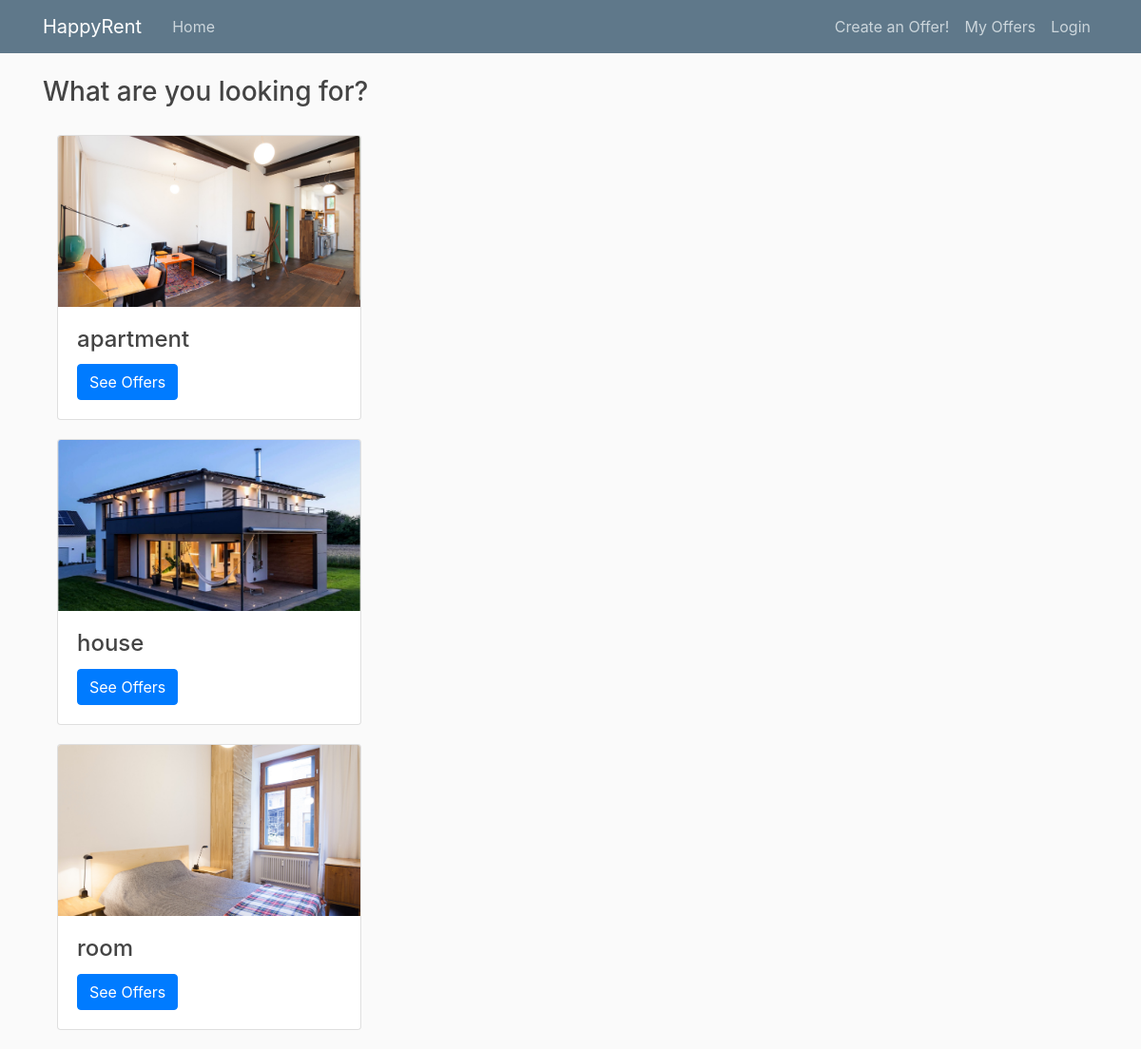
The page /home on the database its author committed.
### property_project/db_models.py (models this page shows, shortened)
class PropertyType(db.Model):
    __tablename__ = 'property_type'
    id = db.Column(db.Integer, primary_key=True)
    type = db.Column(db.String(250), nullable=False)
    date_posted = db.Column(db.DateTime, nullable=False,
                            default=datetime.datetime.utcnow)

### property_project/routes.py (the view)
@app.route("/")
@app.route("/home")
def home():
    property_types = []
    for type in db.session.query(PropertyType).distinct(PropertyType.type)\
            .group_by(PropertyType.type):
        property_types.append(type)
    return render_template('home.html', categories=property_types)

### property_project/templates/home.html
{% extends "layout.html" %}
{% block content %}
<h3>What are you looking for?</h3>
<div class="gap-20"></div>
<div class="card-deck-wrapper">
    <div class="card-deck">
        <div class="col-md-6">
            {% for category in categories %}
            <div class="card">
                {% if category.type == 'house' %}
                    <img class="card-img-top" src="../static/images/house_1.jpg" alt="image of a house">
                {% elif category.type == 'apartment' %}
                    <img class="card-img-top" src="../static/images/apartment_1.jpg" alt="image of an apartment">
                {% else %}
                    <img class="card-img-top" src="../static/images/room_1.jpg" alt="image of a room">
                {% endif %}
                <div class="card-body">
                    <h4 class="card-title">{{ category.type }}</h4>
                    {% if category.type == 'house' %}
                        <a href="{{ url_for('show_houses')}}" class="btn btn-primary stretched-link">See Offers</a>
                    {% elif category.type == 'apartment' %}
                        <a href="{{ url_for('show_apartments')}}" class="btn btn-primary stretched-link">See Offers</a>
                    {% else %}
                        <a href="{{ url_for('show_rooms')}}" class="btn btn-primary stretched-link">See Offers</a>
                    {% endif %}
                </div>
            </div>
            <div class="gap-20"></div>
            {% endfor %}
        </div>
    </div>
</div>
{% endblock content %}

### property_project/static/main.css (style rules this page uses)
body { background: #fafafa; color: #333333; margin-top: 5rem; }
h1, h2, h3, h4, h5, h6 { color: #444444; }
.gap-20 { width:100%; height:20px; }
.card-img-top { width: 100%; height: 15vw; object-fit: cover; }

### rows shown on the page
PropertyType: type "apartment"
PropertyType: type "house"
PropertyType: type "room"
